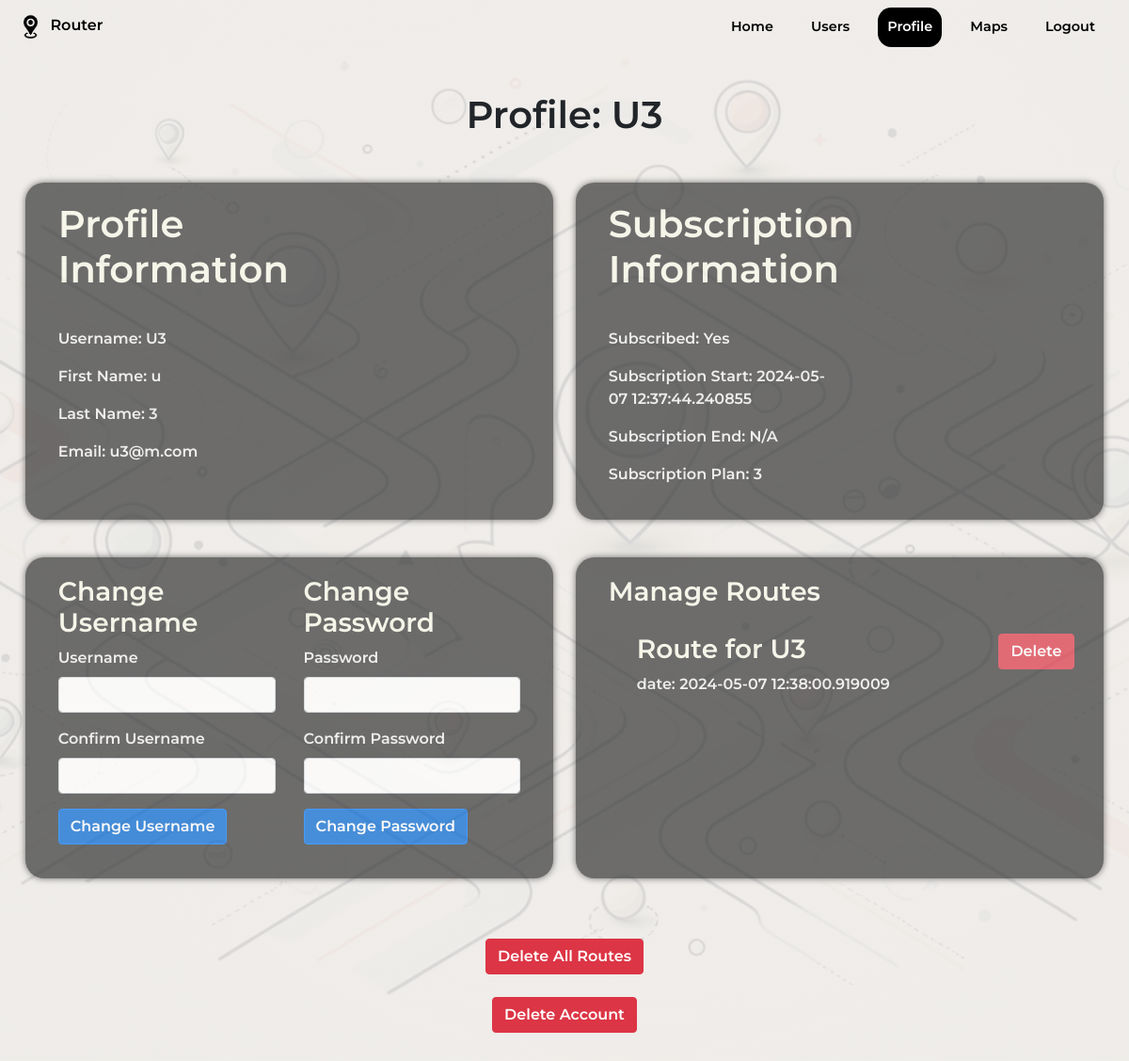
Page /profile (signed in) on the committed database.
### app/models.py (models this page shows, shortened)
class User(db.Model, UserMixin):
    id = db.Column(db.Integer, primary_key=True)
    username = db.Column(db.String(80), unique=True, nullable=False)
    fName = db.Column(db.String(80), nullable=False)
    lName = db.Column(db.String(80), nullable=False)
    pw_hash = db.Column(db.String(255), nullable=False)
    email = db.Column(db.String(120), unique=True, nullable=False)
    admin = db.Column(db.Boolean, default=False)
    friends = db.relationship('User', secondary=friendship,
                              primaryjoin=(id == friendship.c.user_id),
                              secondaryjoin=(id == friendship.c.friend_id),
                              backref=db.backref('friendship', lazy='dynamic'),
                              lazy='dynamic')
    @property
    def pw(self):
        raise AttributeError("password is not a readable attribute")

class PaymentMethod(db.Model):
    id = db.Column(db.Integer, primary_key=True)
    fName = db.Column(db.String(80), nullable=False)
    lName = db.Column(db.String(80), nullable=False)
    cardNum = db.Column(db.String(16), nullable=False)
    expirationM = db.Column(db.Integer, nullable=False)
    expirationY = db.Column(db.Integer, nullable=False)
    cvv = db.Column(db.String(3), nullable=False)
    country = db.Column(db.String(80), nullable=False)
    city = db.Column(db.String(80), nullable=False)
    stAddr = db.Column(db.String(80), nullable=False)
    stAddr2 = db.Column(db.String(80), nullable=True)
    pc = db.Column(db.String(10), nullable=False)
    subscription = db.Column(db.Integer, nullable=False, default=0)
    date = db.Column(db.DateTime, default=datetime.utcnow)
    user_id = db.Column(db.Integer, db.ForeignKey('user.id'), nullable=False)

class MapData(db.Model):
    id = db.Column(db.Integer, primary_key=True)
    description = db.Column(db.String(100), default="No Description")
    share = db.Column(MutableList.as_mutable(PickleType), default=[])
    file_path = db.Column(db.String(1000), nullable=False)
    date = db.Column(db.DateTime, default=datetime.utcnow)
    user_id = db.Column(db.Integer, db.ForeignKey('user.id'), nullable=False)

### app/views.py (the view)
@app.route('/profile')
@admin_not_allowed
def profile():
    is_subscribed = PaymentMethod.query.filter_by(user_id=current_user.id).\
        first()
    userForm = ChangeUsernameForm()
    passForm = ChangePasswordForm()
    mapdata = MapData.query.filter_by(user_id=current_user.id).all()
    return render_template('profile.html', is_subscribed=is_subscribed,
                           userForm=userForm, passForm=passForm,
                           mapdata=mapdata)

### app/forms.py (shortened to what this page needs)
class ChangeUsernameForm(FlaskForm):
    username1 = StringField('Username', validators=[Length(min=1, max=100)])
    username2 = StringField('Confirm Username',
                            validators=[Length(min=1, max=100)])
    submit = SubmitField('Change Username')

class ChangePasswordForm(FlaskForm):
    pw = PasswordField('Password', validators=[Length(min=6, max=100)])
    pw2 = PasswordField('Confirm Password',
                        validators=[Length(min=6, max=100)])
    submit = SubmitField('Change Password')

### app/auth.py (called while the page is built)
def admin_not_allowed(f):
    @wraps(f)
    def decorated_function(*args, **kwargs):
        if not current_user.is_authenticated:
            return redirect(url_for('login'))
        if current_user.admin:
            return redirect(url_for('admin'))
        return f(*args, **kwargs)
    return decorated_function

### app/views.py (called while the page is built)
@login_manager.user_loader
def load_user(user_id):
    return models.User.query.get(int(user_id))

### app/templates/profile.html (shortened to what this page needs)
{% extends 'index.html' %}
{% block content %}
<div class="container-fluid" id="profile-body" role="main">
  <div name="viewport" content="width=device-width, initial-scale=1" id="profile">
    <div class="profile-navbar" role="navigation">
      <nav class="navbar navbar-expand-lg navbar-light">
        <a class="navbar-logo" href="{{ url_for('index') }}" aria-label="Homepage">
          <img src="{{ url_for('static', filename='img/gps.png') }}" width="33" height="27" class="d-inline-block align-top" alt="GPS Icon" />
          Router
        </a>
        <div class="collapse navbar-collapse justify-content-end" id="navbarNav">
          <ul class="navbar-nav" role="menubar">
            <li class="nav-item active" role="menuitem">
              <a class="nav-link" href="{{ url_for('index') }}" aria-current="page">Home</a>
            </li>
            {% if current_user.is_authenticated %}
            <li class="nav-item" role="menuitem">
              <a class="nav-link" href="{{ url_for('users') }}">Users</a>
            </li>
            <li class="nav-item" role="menuitem">
              <a class="nav-link current" href="{{ url_for('profile') }}">Profile <span class="sr-only">(current)</span></a>
            </li>
            {% if is_subscribed %}
            <li class="nav-item" role="menuitem">
              <a class="nav-link" href="{{ url_for('map') }}">Maps</a>
            </li>
            {% endif %}
            <li class="nav-item" role="menuitem">
              <a class="nav-link" href="{{ url_for('logout') }}">Logout</a>
            </li>
            {% endif %}
          </ul>
        </div>
      </nav>
    </div>
    <h1 id="profile-heading">Profile: {{ current_user.username }}</h1>
    <div class="row" role="region" aria-labelledby="profile-heading">
      <div class="container">
        <div class="col-8 col-sm-6">
          <h2>Profile Information</h2>
          <p>
              <strong>Username:</strong> {{ current_user.username }}
          </p>
          <p>
              <strong>First Name:</strong> {{ current_user.fName }}
          </p>
          <p>
              <strong>Last Name:</strong> {{ current_user.lName }}
          </p>
          <p>
              <strong>Email:</strong> {{ current_user.email }}
          </p>
        </div>
      </div>
      <div class="container">
        <div class="col-4 col-sm-6">
          <h2>Subscription Information</h2>
          <p>
              <strong>Subscribed:</strong> {% if is_subscribed %}Yes{% else %}No{% endif %}
          </p>
          <p>
              <strong>Subscription Start:</strong> {{ is_subscribed.date }}
          </p>
          <p>
              <strong>Subscription End:</strong> N/A
          </p>
          <p>
              <strong>Subscription Plan:</strong> {{ is_subscribed.subscription }}
          </p>
        </div>
      </div>
    </div>
    <div class="row" id="plans" role="region">
      <div class="container">
        <div class="col-md-6">
          <h3 id="change-username-heading">Change Username</h3>
          <form method="POST" action="{{ url_for('change_username') }}">
              <div class="form-group">
              {{ userForm.username1.label }}
              {{ userForm.username1(class="form-control") }}
              </div>
              <div class="form-group">
              {{userForm.username2.label}}
              {{ userForm.username2(class="form-control") }}
              </div>
              <div class="form-group">
              {{ userForm.submit(class="btn btn-primary") }}
              </div>
          </form>
        </div>
        <div class="col-md-6">
          <h3 id="change-password-heading">Change Password</h3>
          <form method="POST" action="{{ url_for('change_password') }}">
              <div class="form-group">
              {{ passForm.pw.label }}
              {{ passForm.pw(class="form-control") }}
              </div>
              <div class="form-group">
              {{passForm.pw2.label}}
              {{ passForm.pw2(class="form-control") }}
              </div>
              <div class="form-group">
              {{ passForm.submit(class="btn btn-primary") }}
              </div>
          </form>
        </div>
      </div>
      <div class="container" id="manage-routes" role="region" aria-labelledby="manage-routes-heading">
        <div class="col-12">
          <h3 id="manage-routes-heading">Manage Routes</h3>
          <div class="row" id="routes">
            {% for map in mapdata%}
              <div class="col-9">
                <h3>{{ map.description }}</h3>
                <p><strong>date:</strong> {{ map.date }}</p>
              </div>
              <div class="col-2">
                <a href="{{ url_for('delete_route', route_id=map.id) }}" class="btn btn-danger">Delete</a>
              </div>
            {% endfor %}
          </div>
        </div>
      </div>
    </div>
    <div class="row" id="del-btns" role="region">
      <div class="mt-4">
        <a href="{{ url_for('delete_all_routes') }}" class="btn btn-danger" aria-label="Delete All Routes">Delete All Routes</a>
      </div>
      <div class="mt-4">
        <a href="{{ url_for('delete_account') }}" class="btn btn-danger" aria-label="Delete Account">Delete Account</a>
      </div>
    </div>
  </div>
</div>
{% endblock %}

### app/templates/index.html (shortened to what this page needs)
<!DOCTYPE html>
<html lang="en">
<head>
    <link rel="stylesheet" href="https://unpkg.com/leaflet-routing-machine@latest/dist/leaflet-routing-machine.css" />
    <link rel="stylesheet" href="https://stackpath.bootstrapcdn.com/bootstrap/4.5.2/css/bootstrap.min.css">
    <link rel="stylesheet" href="https://cdnjs.cloudflare.com/ajax/libs/font-awesome/6.3.0/css/all.min.css">
    <link rel="stylesheet" href="https://unpkg.com/leaflet@1.9.4/dist/leaflet.css"
/>
    <link href='https://unpkg.com/boxicons@2.1.4/css/boxicons.min.css' rel='stylesheet'>
    <link rel="stylesheet" href="https://cdnjs.cloudflare.com/ajax/libs/bootstrap-select/1.13.1/css/bootstrap-select.css" />
    <link rel="stylesheet" href="{{ url_for('static', filename='style.css') }}">
</head>
<body>
    {% block body %}
        {% block content %}
        {% endblock %}
    {% endblock %}
</body>
</html>

### app/static/style.css (style rules this page uses)
html { scroll-behavior: smooth; }
* { margin: 0; padding: 0; font-family: "mont", Arial; }
#navbarNav ul li a { text-decoration: none; margin: 0 10px; border-radius: 1em; color: black; padding: 10px; transition: 0.6s; display: block; font-size: 0.9em; }
#navbarNav a.current { background-color: black; color: white; }
.container-fluid { padding: 0; background-color: #eeebe9; height: 100vh; }
.navbar-logo { text-decoration: none; color: black; }
.container { padding: 50px; }
.container h2 { color: #f0f0f0; padding-bottom: 30px; font-size: 40px; }
#profile-body { height: auto; }
@media (min-height:1100px) { #profile-body { height: 100vh; } }
#profile h1 { padding-top: 40px; padding-bottom: 20px; justify-content: space-around; display: flex; }
#profile h2, #profile h3 { color: #f9f9e9; }
#profile .row { padding: 20px 30px; color: #f0f0f0; }
#plans .row { padding: 20px 30px; display: flex; justify-content: space-between; margin-bottom: 10px; }
#profile .container { background-color: #363636; opacity: 70%; border-radius: 20px; width: 48%; padding: 20px 20px; display: inline-flex; box-shadow: 0 0 7px 0px #363636; }
#profile { background-image: linear-gradient( to right, rgba(238, 235, 233, 0.9), rgba(238, 235, 233, 0.9) ), url("./img/Stock.webp"); background-size: cover; background-repeat: no-repeat; background-position: center; min-width: 280px; }
#del-btns { text-align: center; align-items: center; display: block; }
#del-btns div { margin-bottom: 10px; }
.btn-primary { background-color: #0066d3; }

### rows in the picture
User: username "U3", fName "u", lName "3", email "u3@m.com"
PaymentMethod: date "2024-05-07 12:37:44.240855", subscription "3"
MapData: description "Route for U3", date "2024-05-07 12:38:00.919009"

### other values in the picture
{{ userForm.username1.label }} "Username"
{{ userForm.username2.label }} "Confirm Username"
{{ passForm.pw.label }} "Password"
{{ passForm.pw2.label }} "Confirm Password"
